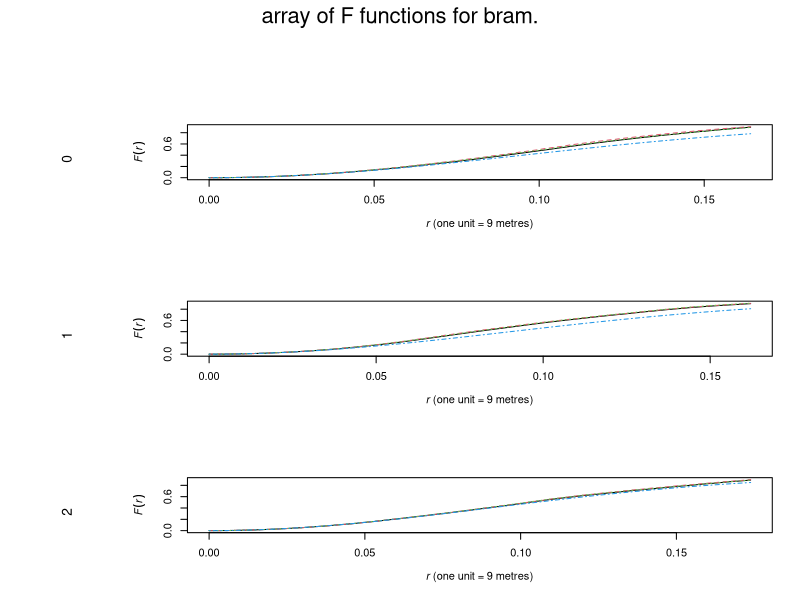
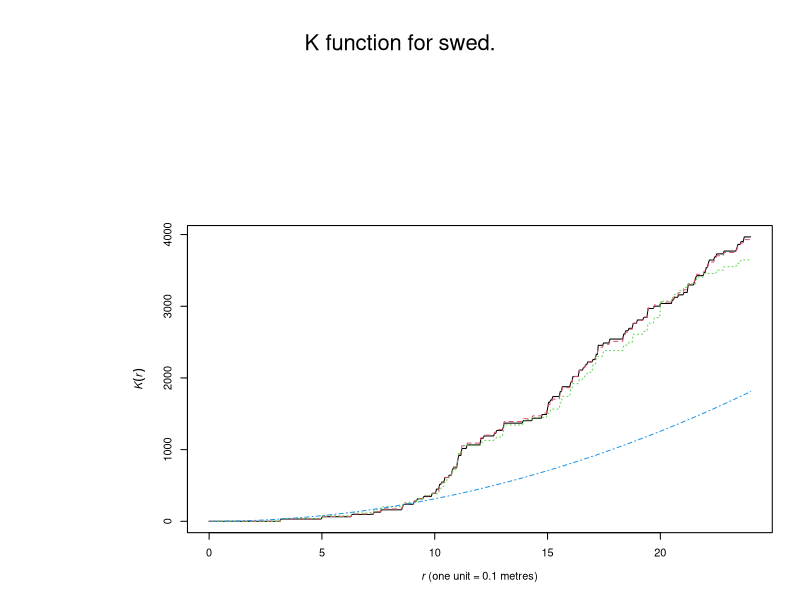
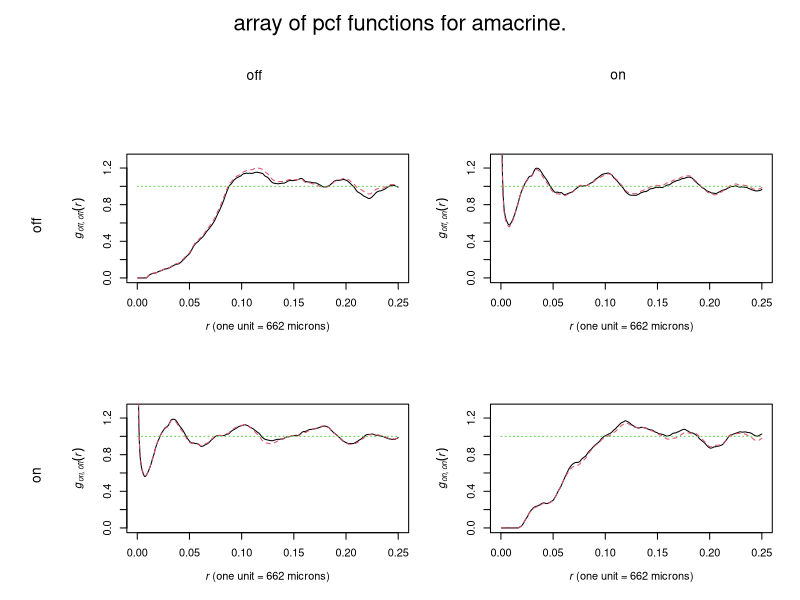

Here is the R script that generated these plots, in order:
library(spatstat)


### Name: alltypes
### Title: Calculate Summary Statistic for All Types in a Multitype Point
###   Pattern
### Aliases: alltypes
### Keywords: spatial nonparametric

### ** Examples

   # bramblecanes (3 marks).
   bram <- bramblecanes
   ## Don't show: 
      bram <- bram[c(seq(1, 744, by=20), seq(745, 823, by=4))]
   
## End(Don't show)
   bF <- alltypes(bram,"F",verb=TRUE)
   plot(bF)
   if(interactive()) {
     plot(alltypes(bram,"G"))
     plot(alltypes(bram,"Gdot"))
   }
   
   # Swedishpines (unmarked).
  swed <- swedishpines
   ## Don't show: 
     swed <- swed[1:25]
   
## End(Don't show)
   plot(alltypes(swed,"K"))

   plot(alltypes(amacrine, "pcf"), ylim=c(0,1.3))

   # A setting where you might REALLY want to use dataname:
   ## Not run: 
##D    xxx <- alltypes(ppp(Melvin$x,Melvin$y,
##D                 window=as.owin(c(5,20,15,50)),marks=clyde),
##D                 fun="F",verb=TRUE,dataname="Melvin")
##D    
## End(Not run)

   # envelopes
   bKE <- alltypes(bram,"K",envelope=TRUE,nsim=19)
   ## Not run: 
##D    bFE <- alltypes(bram,"F",envelope=TRUE,nsim=19,global=TRUE)
##D    
## End(Not run)

   # extract one entry
   as.fv(bKE[1,1])
   
